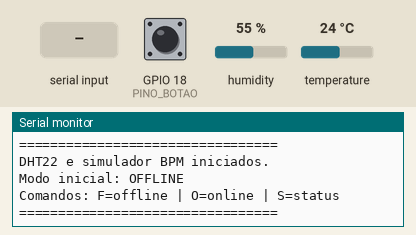
This sketch was run on a simulated ESP32. On the bench: the last lines printed to the serial monitor. The test bench sets the inputs (shaded band); at power-on: GPIO 18 (PINO_BOTAO) HIGH, humidity 55 %, temperature 24 °C. WiFi joins after 1.5 s; servers stay silent unless stated; no MQTT or app messages arrive unless stated.

Above: at 1.2 s.
1.3 s: GPIO 18 (PINO_BOTAO) pulled LOW for 0.15 s
At 1.9 s:
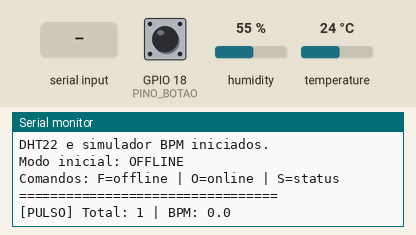
3.5 s: "F" received over Serial
At 3.9 s:
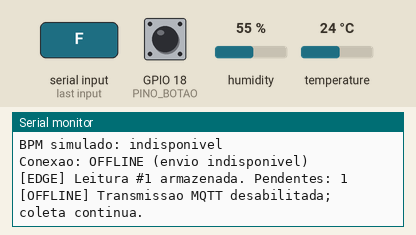
5.0 s: "O" received over Serial
At 5.8 s:
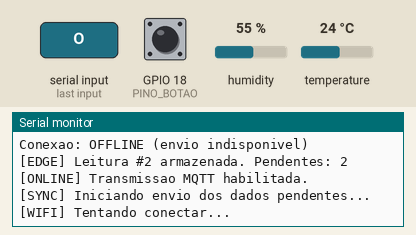
6.5 s: "S" received over Serial
8.0 s: "s" received over Serial
9.5 s: humidity set to 22 %
At 11.2 s:
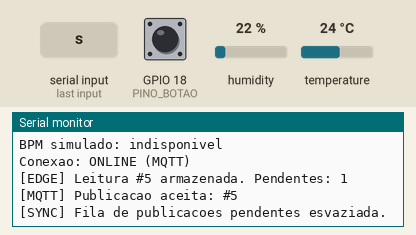
Timing chart, 0 to 12.0 s (numbered marks = the images above; inputs shaded):
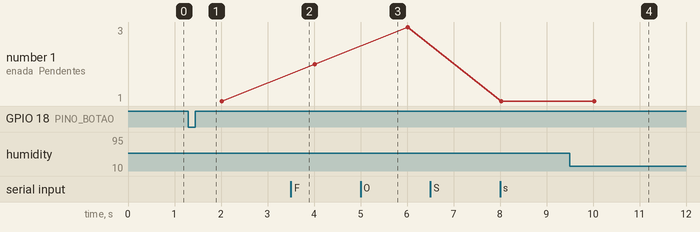

The sketch:

sketch.ino
```cpp
#include <Arduino.h>
#include <DHTesp.h>
#include <WiFi.h>
#include <PubSubClient.h>

// =====================================================
// CardioIA - Fase 3
// Monitoramento IoT com resiliencia offline e MQTT
//
// Sensores:
// - DHT22: temperatura e umidade
// - Botao: pulsos cardiacos simulados
//
// Edge Computing:
// - Coleta local
// - Armazenamento em fila circular
// - Sincronizacao apos reconexao
// =====================================================

// ---------------- CONFIGURACOES ----------------

const int PINO_DHT = 15;
const int PINO_BOTAO = 18;

const unsigned long INTERVALO_COLETA = 2000;
const unsigned long DEBOUNCE_MS = 40;
const unsigned long TIMEOUT_PULSO = 4000;

// 1800 leituras x 2 segundos = aproximadamente 1 hora
const int CAPACIDADE_FILA = 1800;

// ---------------- SENSORES ----------------

DHTesp sensorDHT;

unsigned long ultimaColeta = 0;
unsigned long ultimoPulso = 0;
unsigned long ultimaMudancaBotao = 0;

int estadoAnteriorBotao = HIGH;
int estadoEstavelBotao = HIGH;

float bpm = 0;
unsigned int totalPulsos = 0;

// ---------------- CONECTIVIDADE ----------------

// false: desconectado
// true: conectado
// Inicialmente offline para demonstrar a resiliencia.
// f/o alternam a transmissao de forma controlada para testes.
// Em modo offline a coleta local continua funcionando.
bool envioHabilitado = false;

const char* WIFI_SSID = "Wokwi-GUEST";
const char* WIFI_SENHA = "";
const char* BROKER_MQTT = "broker.hivemq.com";
const uint16_t PORTA_MQTT = 1883;
const char* TOPICO_MQTT = "cardioia/fiap/fase3/enzf-477362937220720641/sinais";
const char* ID_CLIENTE = "cardioia-esp32-enzf-477362937220720641";

WiFiClient clienteRede;
PubSubClient mqtt(clienteRede);
unsigned long ultimaTentativaWiFi = 0;
unsigned long ultimaTentativaMQTT = 0;
const unsigned long INTERVALO_RECONEXAO = 5000;

bool conexaoPronta() {
  return envioHabilitado && WiFi.status() == WL_CONNECTED && mqtt.connected();
}

// As tentativas sao espacadas, sem bloquear a leitura dos sensores.
void manterConexao() {
  if (!envioHabilitado) return;

  unsigned long agora = millis();
  if (WiFi.status() != WL_CONNECTED) {
    if (ultimaTentativaWiFi == 0 || agora - ultimaTentativaWiFi >= INTERVALO_RECONEXAO) {
      ultimaTentativaWiFi = agora;
      Serial.println("[WIFI] Tentando conectar...");
      WiFi.begin(WIFI_SSID, WIFI_SENHA, 6);
    }
    return;
  }

  if (!mqtt.connected()) {
    if (ultimaTentativaMQTT == 0 || agora - ultimaTentativaMQTT >= INTERVALO_RECONEXAO) {
      ultimaTentativaMQTT = agora;
      Serial.println("[MQTT] Tentando conectar ao broker...");
      if (mqtt.connect(ID_CLIENTE)) {
        Serial.println("[MQTT] Conectado ao broker!");
      } else {
        Serial.print("[MQTT] Falha, codigo: ");
        Serial.println(mqtt.state());
      }
    }
    return;
  }

  mqtt.loop();
}

// ---------------- ARMAZENAMENTO LOCAL ----------------

// Estrutura que representa uma leitura completa.
struct Leitura {
  unsigned long id;
  unsigned long timestamp;
  float temperatura;
  float umidade;
  float bpm;
  bool bpmValido;
};

// Declarações antecipadas das funções
void armazenarLeitura(Leitura novaLeitura);
bool transmitirLeitura(const Leitura &leitura);

// Fila circular com capacidade fixa.
Leitura fila[CAPACIDADE_FILA];

// Indice da leitura mais antiga.
int inicioFila = 0;

// Numero de leituras armazenadas.
int quantidadeFila = 0;

// Identificador sequencial das leituras.
unsigned long proximoId = 1;

// Conta quantas leituras foram perdidas por falta de espaco.
unsigned long leiturasDescartadas = 0;


// =====================================================
// ARMAZENAMENTO: adicionar leitura
// =====================================================

void armazenarLeitura(Leitura novaLeitura) {

  // Quando a fila esta cheia, a leitura mais antiga
  // e descartada para abrir espaco.
  if (quantidadeFila == CAPACIDADE_FILA) {
    inicioFila = (inicioFila + 1) % CAPACIDADE_FILA;
    quantidadeFila--;
    leiturasDescartadas++;

    Serial.println("[AVISO] Fila cheia: leitura antiga descartada.");
  }

  // Calcula a proxima posicao livre da fila circular.
  int posicao = (inicioFila + quantidadeFila) % CAPACIDADE_FILA;

  fila[posicao] = novaLeitura;
  quantidadeFila++;

  Serial.print("[EDGE] Leitura #");
  Serial.print(novaLeitura.id);
  Serial.print(" armazenada. Pendentes: ");
  Serial.println(quantidadeFila);
}


// =====================================================
// TRANSMISSAO MQTT (QoS 0)
// =====================================================

bool transmitirLeitura(const Leitura &leitura) {
  if (!conexaoPronta()) return false;

  char payload[320];
  int tamanho = snprintf(
    payload, sizeof(payload),
    "{\"dispositivo\":\"cardioia-esp32-01\",\"id\":%lu,"
    "\"timestamp_ms\":%lu,\"temperatura\":%.1f,\"umidade\":%.1f,"
    "\"bpm\":%.1f,\"bpm_valido\":%s}",
    leitura.id, leitura.timestamp, leitura.temperatura, leitura.umidade,
    leitura.bpm, leitura.bpmValido ? "true" : "false"
  );

  if (tamanho < 0 || tamanho >= (int)sizeof(payload)) {
    Serial.println("[MQTT] Erro: payload muito grande.");
    return false;
  }

  // publish() confirma aceite pelo cliente local, NAO entrega garantida.
  if (!mqtt.publish(TOPICO_MQTT, payload)) {
    Serial.println("[MQTT] Falha ao publicar; leitura mantida na fila.");
    return false;
  }

  Serial.print("[MQTT] Publicacao aceita: #");
  Serial.println(leitura.id);
  return true;
}


// =====================================================
// SINCRONIZACAO DA FILA
// =====================================================

void sincronizarLeituras() {

  if (!conexaoPronta() || quantidadeFila == 0) {
    return;
  }

  // Limita o envio a 10 leituras por passagem do loop,
  // evitando monopolizar o processamento por muito tempo.
  int enviadasNestaRodada = 0;

  while (conexaoPronta() &&
         quantidadeFila > 0 &&
         enviadasNestaRodada < 10) {

    Leitura &leitura = fila[inicioFila];

    if (!transmitirLeitura(leitura)) {
      break;
    }

    // Remove apos aceite local da publicacao MQTT (QoS 0).
    inicioFila = (inicioFila + 1) % CAPACIDADE_FILA;
    quantidadeFila--;
    enviadasNestaRodada++;
  }

  if (quantidadeFila == 0 && enviadasNestaRodada > 0) {
    Serial.println("[SYNC] Fila de publicacoes pendentes esvaziada.");
  }
}


// =====================================================
// COMANDOS DE CONECTIVIDADE
// =====================================================

// No Monitor Serial:
// F = simular queda da conexao
// O = restaurar conexao
// S = consultar status

void verificarComandos() {

  while (Serial.available() > 0) {

    char comando = Serial.read();

    if (comando == 'F' || comando == 'f') {
      envioHabilitado = false;
      mqtt.disconnect();
      Serial.println("[OFFLINE] Transmissao MQTT desabilitada; coleta continua.");
    }

    else if (comando == 'O' || comando == 'o') {
      envioHabilitado = true;
      ultimaTentativaWiFi = 0;
      ultimaTentativaMQTT = 0;
      Serial.println("[ONLINE] Transmissao MQTT habilitada.");
      Serial.println("[SYNC] Iniciando envio dos dados pendentes...");
    }

    else if (comando == 'S' || comando == 's') {
      Serial.println("------- STATUS CARDIOIA -------");

      Serial.print("Conectividade: ");
      Serial.println(conexaoPronta() ? "ONLINE (MQTT)" : "OFFLINE (envio indisponivel)");

      Serial.print("Leituras pendentes: ");
      Serial.println(quantidadeFila);

      Serial.print("Leituras descartadas: ");
      Serial.println(leiturasDescartadas);

      Serial.println("-------------------------------");
    }
  }
}


// =====================================================
// LEITURA DOS BATIMENTOS SIMULADOS
// =====================================================

void verificarBatimentos(unsigned long agora) {

  int leituraBotao = digitalRead(PINO_BOTAO);

  if (leituraBotao != estadoAnteriorBotao) {
    ultimaMudancaBotao = agora;
  }

  if (agora - ultimaMudancaBotao >= DEBOUNCE_MS) {

    if (leituraBotao != estadoEstavelBotao) {
      estadoEstavelBotao = leituraBotao;

      if (estadoEstavelBotao == LOW) {
        totalPulsos++;

        if (ultimoPulso != 0) {

          unsigned long intervalo = agora - ultimoPulso;

          if (intervalo >= 300 && intervalo <= 2000) {
            bpm = 60000.0 / intervalo;
          } else {
            bpm = 0;
          }
        }

        ultimoPulso = agora;

        Serial.print("[PULSO] Total: ");
        Serial.print(totalPulsos);
        Serial.print(" | BPM: ");
        Serial.println(bpm, 1);
      }
    }
  }

  estadoAnteriorBotao = leituraBotao;

  if (ultimoPulso != 0 &&
      agora - ultimoPulso >= TIMEOUT_PULSO) {

    bpm = 0;
    ultimoPulso = 0;
  }
}


// =====================================================
// COLETA DOS SINAIS VITAIS
// =====================================================

void coletarSinais(unsigned long agora) {

  if (agora - ultimaColeta < INTERVALO_COLETA) {
    return;
  }

  ultimaColeta = agora;

  TempAndHumidity dados = sensorDHT.getTempAndHumidity();

  if (isnan(dados.temperature) || isnan(dados.humidity)) {
    Serial.println("[ERRO] Falha na leitura do DHT22.");
    return;
  }

  // Cria um registro completo da leitura.
  Leitura novaLeitura;

  novaLeitura.id = proximoId++;
  novaLeitura.timestamp = agora;
  novaLeitura.temperatura = dados.temperature;
  novaLeitura.umidade = dados.humidity;
  novaLeitura.bpm = bpm;

  // Sem dois pulsos recentes, nao existe estimativa valida.
  novaLeitura.bpmValido = (ultimoPulso != 0 && bpm > 0);

  Serial.println("------ NOVA LEITURA ------");

  Serial.print("Temperatura: ");
  Serial.print(novaLeitura.temperatura, 1);
  Serial.println(" C");

  Serial.print("Umidade: ");
  Serial.print(novaLeitura.umidade, 1);
  Serial.println(" %");

  Serial.print("BPM simulado: ");
  if (novaLeitura.bpmValido) {
    Serial.println(novaLeitura.bpm, 1);
  } else {
    Serial.println("indisponivel");
  }

  Serial.print("Conexao: ");
  Serial.println(conexaoPronta() ? "ONLINE (MQTT)" : "OFFLINE (envio indisponivel)");

  // Toda leitura entra primeiro na fila.
  // Se estiver online, sera sincronizada em seguida.
  armazenarLeitura(novaLeitura);
}


// =====================================================
// INICIALIZACAO
// =====================================================

void setup() {

  Serial.begin(115200);

  sensorDHT.setup(PINO_DHT, DHTesp::DHT22);
  pinMode(PINO_BOTAO, INPUT_PULLUP);
  mqtt.setServer(BROKER_MQTT, PORTA_MQTT);
  mqtt.setBufferSize(512);

  Serial.println("=================================");
  Serial.println("CardioIA - Fase 3: Edge + MQTT");
  Serial.println("=================================");
  Serial.println("DHT22 e simulador BPM iniciados.");
  Serial.println("Modo inicial: OFFLINE");
  Serial.println("Comandos: F=offline | O=online | S=status");
  Serial.println("=================================");
}


// =====================================================
// LOOP PRINCIPAL
// =====================================================

void loop() {

  unsigned long agora = millis();

  // Recebe comandos digitados no Monitor Serial.
  verificarComandos();

  // Detecta os cliques no botao continuamente.
  verificarBatimentos(agora);

  // Coleta temperatura, umidade e BPM.
  coletarSinais(agora);

  // Gerencia Wi-Fi/MQTT sem bloquear o fluxo de coleta.
  manterConexao();

  // Se houver conexao, envia as leituras pendentes.
  sincronizarLeituras();
}
```

Measured:
- after the input at 1.3 s, the serial monitor: prints a new line at once (image 1)
- after the input at 3.5 s, the serial monitor: prints a new line at once (image 2)
- after the input at 5.0 s, the serial monitor: prints a new line at once (image 3)
- after the input at 9.5 s, the serial monitor: prints a new line after 0.52 s (image 4)
